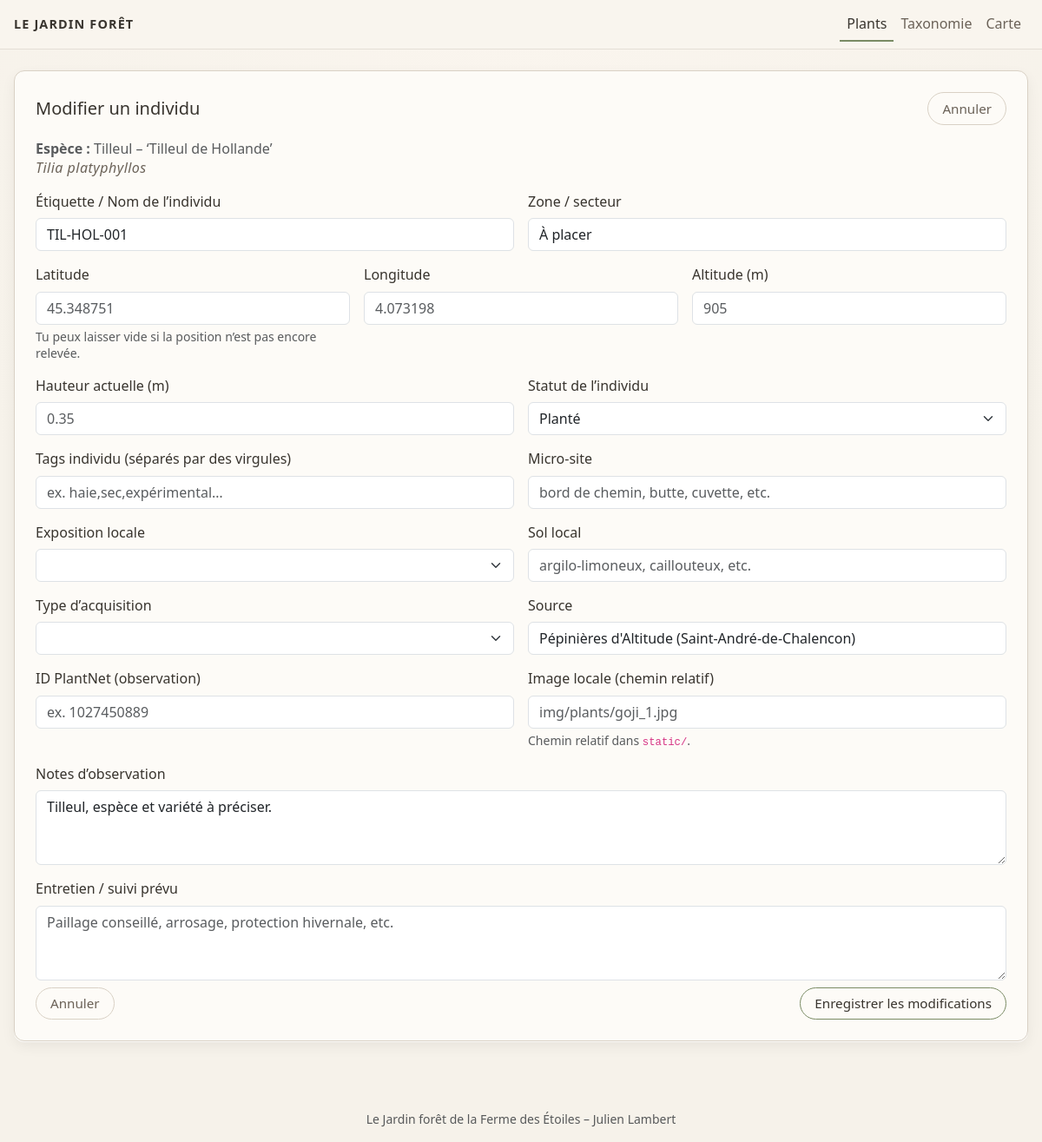
The app's page /plants/33/edit with its own data.
### tables this page shows
CREATE TABLE species (
    id INTEGER PRIMARY KEY AUTOINCREMENT,
    common_name TEXT NOT NULL,
    variety_name TEXT,
    latin_name TEXT,
    family TEXT,
    genus TEXT,
    strata TEXT,
    tags TEXT,
    notes TEXT
, image_url TEXT, origin TEXT, plant_type TEXT, morphology TEXT, culture TEXT, uses TEXT, melliferous_level TEXT, ornamental_interest TEXT, lifespan_min INTEGER, lifespan_max INTEGER, height_min REAL, height_max REAL, variety_notes TEXT);

CREATE TABLE plants (
    id INTEGER PRIMARY KEY AUTOINCREMENT,
    species_id INTEGER NOT NULL,
    label TEXT,
    lat REAL,
    lon REAL,
    zone TEXT,
    planted_at DATE,
    notes TEXT, image_local TEXT, altitude REAL, tags TEXT, micro_site TEXT, exposure_local TEXT, soil_local TEXT, height_current REAL, acquisition_type TEXT, acquisition_source TEXT, plantnet_obs_id TEXT, status TEXT, care_notes TEXT, old_label TEXT, rootstock TEXT DEFAULT NULL,
    FOREIGN KEY (species_id) REFERENCES species(id)
);

### app.py (the view, shortened to what this page needs)
@app.route("/plants/<int:plant_id>/edit", methods=["GET", "POST"])
def plant_edit(plant_id):
    db = get_db()
    plant = db.execute(
        """
        SELECT
            plants.*,
            species.common_name,
            species.variety_name,
            species.latin_name
        FROM plants
        JOIN species ON plants.species_id = species.id
        WHERE plants.id = ?
        """,
        (plant_id,),
    ).fetchone()
    if plant is None:
        return "Individu introuvable", 404
    return render_template("plant_form.html", plant=plant)

### app.py (called while the page is built)
def get_db():
    if "db" not in g:
        g.db = sqlite3.connect(DB_PATH)
        g.db.row_factory = sqlite3.Row  # accès par nom de colonne
    return g.db

### templates/plant_form.html (shortened to what this page needs)
{% extends "base.html" %}
{% block content %}
<div class="shadow-soft p-3 p-md-4">
  <div class="d-flex justify-content-between align-items-center mb-3">
    <h1 class="h5 mb-0">Modifier un individu</h1>
    <a href="{{ url_for('plant_detail', plant_id=plant['id']) }}" class="btn btn-outline btn-sm">
      Annuler
    </a>
  </div>
  <p class="mb-3 text-muted">
    <strong>Espèce :</strong>
    {{ plant['common_name'] }}
    {% if plant['variety_name'] %}
      – ‘{{ plant['variety_name'] }}’
    {% endif %}
    {% if plant['latin_name'] %}
      <br><span class="latin">{{ plant['latin_name'] }}</span>
    {% endif %}
  </p>
  <form method="post" class="row g-3">
    <div class="col-md-6">
      <label for="label" class="form-label">Étiquette / Nom de l’individu</label>
      <input
        type="text"
        name="label"
        id="label"
        class="form-control"
        value="{{ plant['label'] or '' }}"
        placeholder="Ex. GOJ-001, Poirier nord, Noyer sud…"
      >
    </div>
    <div class="col-md-6">
      <label for="zone" class="form-label">Zone / secteur</label>
      <input
        type="text"
        name="zone"
        id="zone"
        class="form-control"
        value="{{ plant['zone'] or '' }}"
        placeholder="Ex. A1, verger haut, haie est..."
      >
    </div>
    <div class="col-md-4">
      <label for="lat" class="form-label">Latitude</label>
      <input
        type="text"
        name="lat"
        id="lat"
        class="form-control"
        value="{{ plant['lat'] if plant['lat'] is not none else '' }}"
        placeholder="45.348751"
      >
      <div class="form-text">
        Tu peux laisser vide si la position n’est pas encore relevée.
      </div>
    </div>
    <div class="col-md-4">
      <label for="lon" class="form-label">Longitude</label>
      <input
        type="text"
        name="lon"
        id="lon"
        class="form-control"
        value="{{ plant['lon'] if plant['lon'] is not none else '' }}"
        placeholder="4.073198"
      >
    </div>
    <div class="col-md-4">
      <label for="altitude" class="form-label">Altitude (m)</label>
      <input
        type="text"
        name="altitude"
        id="altitude"
        class="form-control"
        value="{{ plant['altitude'] if plant['altitude'] is not none else '' }}"
        placeholder="905"
      >
    </div>
    <div class="col-md-6">
      <label for="height_current" class="form-label">Hauteur actuelle (m)</label>
      <input
        type="text"
        name="height_current"
        id="height_current"
        class="form-control"
        value="{{ plant['height_current'] if plant['height_current'] is not none else '' }}"
        placeholder="0.35"
      >
    </div>
    <div class="col-md-6">
      <label for="status" class="form-label">Statut de l’individu</label>
      {% set st = plant['status'] or '' %}
      <select name="status" id="status" class="form-select">
        {% for val,label in [
          ('planifié','Planifié'),
          ('planté','Planté'),
          ('en pépinière','En pépinière'),
          ('malade','Malade'),
          ('mort','Mort'),
          ('à déplacer','À déplacer')
        ] %}
          <option value="{{ val }}" {% if st == val %}selected{% endif %}>{{ label }}</option>
        {% endfor %}
      </select>
    </div>
    <div class="col-md-6">
      <label for="tags" class="form-label">Tags individu (séparés par des virgules)</label>
      <input
        type="text"
        name="tags"
        id="tags"
        class="form-control"
        value="{{ plant['tags'] or '' }}"
        placeholder="ex. haie,sec,expérimental…"
      >
    </div>
    <div class="col-md-6">
      <label for="micro_site" class="form-label">Micro-site</label>
      <input
        type="text"
        name="micro_site"
        id="micro_site"
        class="form-control"
        value="{{ plant['micro_site'] or '' }}"
        placeholder="bord de chemin, butte, cuvette, etc."
      >
    </div>
    <div class="col-md-6">
      <label for="exposure_local" class="form-label">Exposition locale</label>
      {% set ex = plant['exposure_local'] or '' %}
      <select name="exposure_local" id="exposure_local" class="form-select">
        <option value=""></option>
        {% for val,label in [
          ('soleil','Plein soleil'),
          ('mi-ombre','Mi-ombre'),
          ('ombre','Ombre'),
          ('ombre légère','Ombre légère')
        ] %}
          <option value="{{ val }}" {% if ex == val %}selected{% endif %}>{{ label }}</option>
        {% endfor %}
      </select>
    </div>
    <div class="col-md-6">
      <label for="soil_local" class="form-label">Sol local</label>
      <input
        type="text"
        name="soil_local"
        id="soil_local"
        class="form-control"
        value="{{ plant['soil_local'] or '' }}"
        placeholder="argilo-limoneux, caillouteux, etc."
      >
    </div>
    <div class="col-md-6">
      <label for="acquisition_type" class="form-label">Type d’acquisition</label>
      {% set atype = plant['acquisition_type'] or '' %}
      <select name="acquisition_type" id="acquisition_type" class="form-select">
        <option value=""></option>
        {% for val,label in [
          ('achat','Achat'),
          ('don','Don'),
          ('échange','Échange'),
          ('semis','Semis'),
          ('bouture','Bouture'),
          ('greffe','Greffe'),
          ('repiquage','Repiquage / transplantation'),
          ('autre','Autre')
        ] %}
          <option value="{{ val }}" {% if atype == val %}selected{% endif %}>{{ label }}</option>
        {% endfor %}
      </select>
    </div>
    <div class="col-md-6">
      <label for="acquisition_source" class="form-label">Source</label>
      <input
        type="text"
        name="acquisition_source"
        id="acquisition_source"
        class="form-control"
        value="{{ plant['acquisition_source'] or '' }}"
        placeholder="Ex. voisine du Nevet, pépinière X…"
      >
    </div>
    <div class="col-md-6">
      <label for="plantnet_obs_id" class="form-label">ID PlantNet (observation)</label>
      <input
        type="text"
        name="plantnet_obs_id"
        id="plantnet_obs_id"
        class="form-control"
        value="{{ plant['plantnet_obs_id'] or '' }}"
        placeholder="ex. 1027450889"
      >
    </div>
    <div class="col-md-6">
      <label for="image_local" class="form-label">Image locale (chemin relatif)</label>
      <input
        type="text"
        name="image_local"
        id="image_local"
        class="form-control"
        value="{{ plant['image_local'] or '' }}"
        placeholder="img/plants/goji_1.jpg"
      >
      <div class="form-text">
        Chemin relatif dans <code>static/</code>.
      </div>
    </div>
    <div class="col-12">
      <label for="notes" class="form-label">Notes d’observation</label>
      <textarea
        name="notes"
        id="notes"
        rows="3"
        class="form-control"
        placeholder="Remarques, vigueur, aspect du feuillage, etc."
      >{{ plant['notes'] or '' }}</textarea>
    </div>
    <div class="col-12">
      <label for="care_notes" class="form-label">Entretien / suivi prévu</label>
      <textarea
        name="care_notes"
        id="care_notes"
        rows="3"
        class="form-control"
        placeholder="Paillage conseillé, arrosage, protection hivernale, etc."
      >{{ plant['care_notes'] or '' }}</textarea>
    </div>
    <div class="col-12 d-flex justify-content-between align-items-center mt-2">
      <a href="{{ url_for('plant_detail', plant_id=plant['id']) }}" class="btn btn-outline">
        Annuler
      </a>
      <button type="submit" class="btn btn-primary">
        Enregistrer les modifications
      </button>
    </div>
  </form>
</div>
{% endblock %}

### static/style.css (style rules this page uses)
:root { --paper: #f6f2ea; --paper-deep: #e6dfd2; --card-bg: #fdfbf7; --ink: #38342e; --ink-soft: #6b6258; --green-fern: #556b2f; --green-soft: #cfd7c6; --green-line: #7a8b64; --brown-ink: #7b5e4a; --brown-soft: #b09580; --border-soft: #d9d1c5; }
body { min-height: 100vh; background: radial-gradient(circle at top, #faf5ee 0, var(--paper) 55%); color: var(--ink); font-family: system-ui, -apple-system, "Segoe UI", Roboto, sans-serif; font-size: 16px; line-height: 1.4; }
a { color: var(--green-fern); }
.btn { border-radius: 999px; font-size: 0.95rem; padding: 0.4rem 1rem; }
.btn-primary, .btn-success { background-color: transparent; border: 1px solid var(--green-line); color: var(--ink); }
.btn-outline { background-color: transparent; border: 1px solid var(--border-soft); color: var(--ink-soft); }
.shadow-soft { background-color: var(--card-bg); border-radius: 0.75rem; border: 1px solid var(--border-soft); box-shadow: 0 1px 0 rgba(255, 255, 255, 0.8), 0 6px 16px rgba(0, 0, 0, 0.06); }
.latin { letter-spacing: 0.03em; color: var(--ink-soft); font-style: italic; font-size: 1rem; }

### templates/base.html (style rules this page uses)
body { background-color: #f6f2ea; }

### records on screen
species: common_name "Tilleul", variety_name "Tilleul de Hollande", latin_name "Tilia platyphyllos"
plants: label "TIL-HOL-001", zone "À placer", status "Planté", acquisition_source "Pépinières d'Altitude (Saint-André-de-Chalencon)", notes "Tilleul, espèce et variété à préciser."
